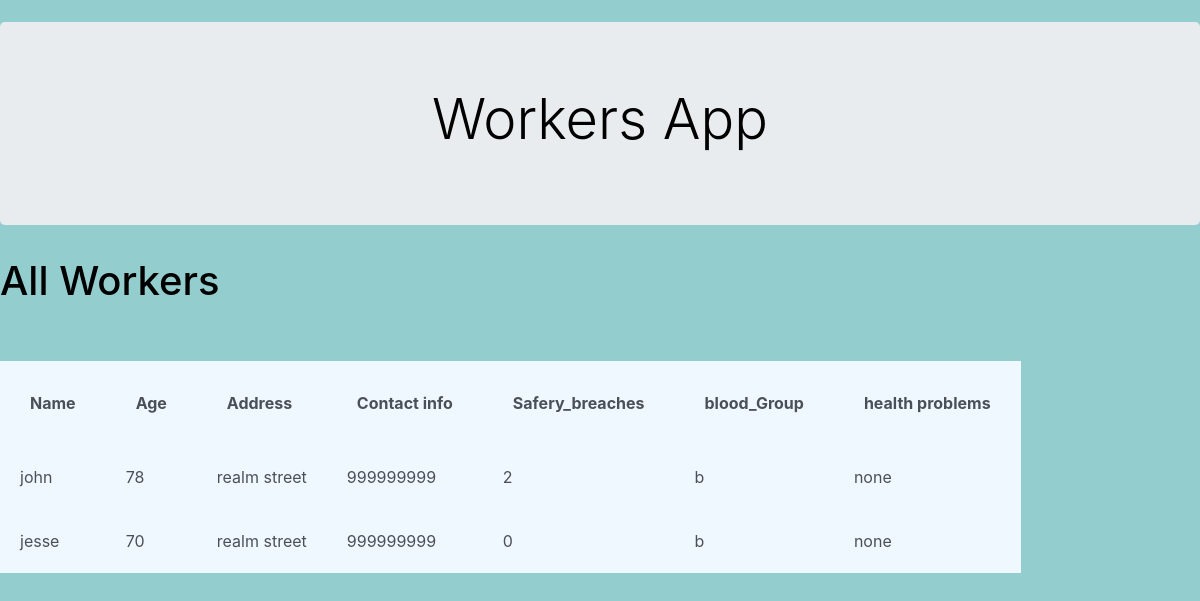
The page /display_workers/ on the database as committed earlier.
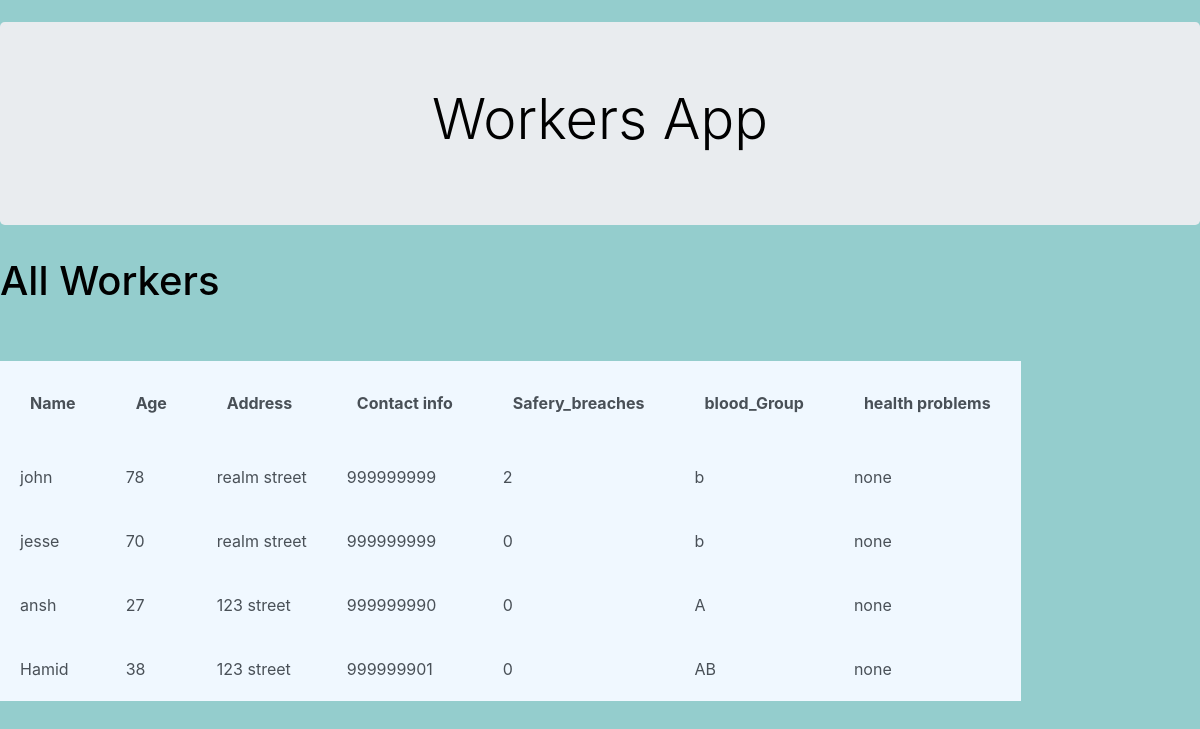
The same page on the database as committed later.
### workers/models.py (models this page shows, shortened)
class Worker(models.Model):
    name = models.CharField(max_length=255)
    age = models.PositiveIntegerField()
    address = models.TextField()
    contact_info = models.CharField(max_length=255)
    safety_breaches = models.PositiveIntegerField(default=0)
    blood_group = models.TextField(max_length = 5)
    health_problem = models.TextField()

### workers/views.py (the view)
# urls.py: path('display_workers/', display_workers, name = 'display_workers'),
def display_workers(request):
    workers = Worker.objects.all()
    context = {'workers': workers}
    return render(request, 'index.html', context)

### workers/templates/index.html (shortened to what this page needs)
<!DOCTYPE html>
<html lang="en">
{% load static %}
<head>
  <link rel="stylesheet" href="https://cdnjs.cloudflare.com/ajax/libs/bootswatch/4.5.3/cerulean/bootstrap.min.css"
 />
</head>
<body >
  <br /><br /> <br>
  <div id="jumbotron" class="jumbotron" style="text-align: center; margin-top:-50px">
    <h1 class="display-4">Workers App </h1>
  </div>
    <h1>All Workers</h1>
    <br></br>
    <table >
      <thead>
        <tr>
          <th>  Name</th>
          <th>  Age</th>
          <th>  Address</th>
          <th>  Contact info</th>
          <th>  Safery_breaches</th>
          <th>  blood_Group</th>
          <th>  health problems</th>
        </tr>
      </thead>
      <tbody>
        {% for worker in workers %}
          <tr>
            <td>{{ worker.name }}</td>
            <td>{{ worker.age }}</td>
            <td>{{ worker.address }}</td>
            <td>{{ worker.contact_info }}</td>
            <td>{{ worker.safety_breaches }}</td>
            <td>{{ worker.blood_group }}</td>
            <td>{{ worker.health_problem}}</td>
          </tr>
        {% empty %}
          <tr>
            <td colspan="4">No workers found.</td>
          </tr>
        {% endfor %}
      </tbody>
    </table>
</body>
</html>

### workers/templates/index.html (style rules this page uses)
table { padding : 20px; border : 10px ; background-color: aliceblue; }
th { padding : 30px; }
tr { padding : 30px; }
td { padding : 20px; }
body { background-color: rgb(148, 205, 205); }
h1 { color :black; }

Rows that differ between the two databases and show on the page:
added Worker: name "ansh", age "27", address "123 street", contact_info "999999990", safety_breaches "0", blood_group "A", health_problem "none"
added Worker: name "Hamid", age "38", address "123 street", contact_info "999999901", safety_breaches "0", blood_group "AB", health_problem "none"
